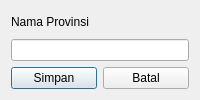
<?xml version="1.0" encoding="UTF-8"?>
<ui version="4.0">
 <class>FormProvinsi</class>
 <widget class="QDialog" name="FormProvinsi">
  <property name="windowTitle">
   <string>Form Provinsi</string>
  </property>
  <layout class="QVBoxLayout" name="verticalLayout">
   <item>
    <widget class="QLabel" name="label">
     <property name="text">
      <string>Nama Provinsi</string>
     </property>
    </widget>
   </item>
   <item>
    <widget class="QLineEdit" name="inputNama"/>
   </item>
   <item>
    <layout class="QHBoxLayout" name="horizontalLayout">
     <item>
      <widget class="QPushButton" name="btnSimpan">
       <property name="text">
        <string>Simpan</string>
       </property>
      </widget>
     </item>
     <item>
      <widget class="QPushButton" name="btnBatal">
       <property name="text">
        <string>Batal</string>
       </property>
      </widget>
     </item>
    </layout>
   </item>
  </layout>
 </widget>
 <resources/>
 <connections/>
</ui>
